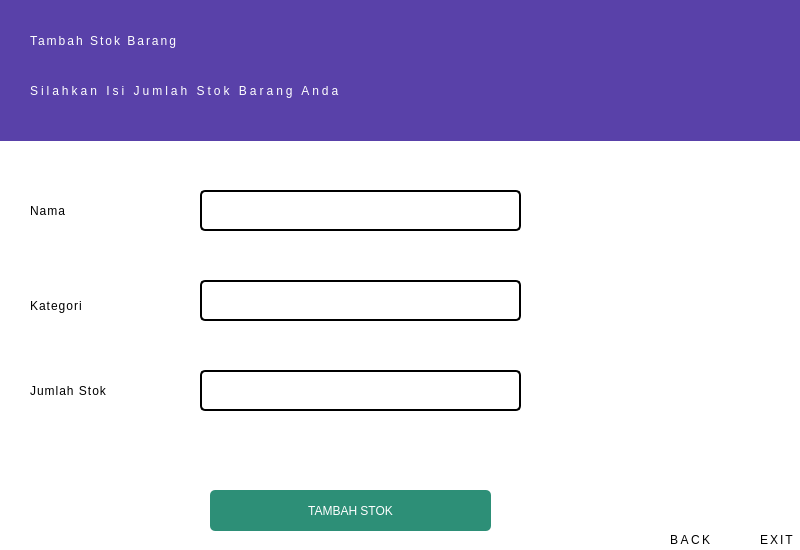
<?xml version="1.0" encoding="UTF-8"?>
<ui version="4.0">
 <class>Dialog</class>
 <widget class="QDialog" name="Dialog">
  <property name="geometry">
   <rect>
    <x>0</x>
    <y>0</y>
    <width>800</width>
    <height>550</height>
   </rect>
  </property>
  <property name="windowTitle">
   <string>Dialog</string>
  </property>
  <widget class="QWidget" name="widget" native="true">
   <property name="geometry">
    <rect>
     <x>-10</x>
     <y>0</y>
     <width>811</width>
     <height>550</height>
    </rect>
   </property>
   <property name="styleSheet">
    <string notr="true">background-color:white;
</string>
   </property>
   <widget class="QLabel" name="label_2">
    <property name="geometry">
     <rect>
      <x>40</x>
      <y>200</y>
      <width>111</width>
      <height>21</height>
     </rect>
    </property>
    <property name="styleSheet">
     <string notr="true">font: 25 12pt &quot;Noto Looped Lao Light&quot;;
letter-spacing:1px;</string>
    </property>
    <property name="text">
     <string>Nama</string>
    </property>
   </widget>
   <widget class="QPushButton" name="btn_tambahStok">
    <property name="geometry">
     <rect>
      <x>220</x>
      <y>490</y>
      <width>281</width>
      <height>41</height>
     </rect>
    </property>
    <property name="styleSheet">
     <string notr="true">border:none;
background-color:#2D8F77;
color:white;
border-radius :5px;</string>
    </property>
    <property name="text">
     <string>TAMBAH STOK</string>
    </property>
   </widget>
   <widget class="QLineEdit" name="le_nama">
    <property name="geometry">
     <rect>
      <x>210</x>
      <y>190</y>
      <width>321</width>
      <height>41</height>
     </rect>
    </property>
    <property name="styleSheet">
     <string notr="true">border :2px solid black;
border-radius:5px;</string>
    </property>
   </widget>
   <widget class="QLabel" name="label_3">
    <property name="geometry">
     <rect>
      <x>40</x>
      <y>290</y>
      <width>111</width>
      <height>31</height>
     </rect>
    </property>
    <property name="styleSheet">
     <string notr="true">font: 25 12pt &quot;Noto Looped Lao Light&quot;;
letter-spacing:1px;</string>
    </property>
    <property name="text">
     <string>Kategori</string>
    </property>
   </widget>
   <widget class="QLabel" name="label_5">
    <property name="geometry">
     <rect>
      <x>40</x>
      <y>380</y>
      <width>141</width>
      <height>21</height>
     </rect>
    </property>
    <property name="styleSheet">
     <string notr="true">font: 25 12pt &quot;Noto Looped Lao Light&quot;;
letter-spacing:1px;</string>
    </property>
    <property name="text">
     <string>Jumlah Stok</string>
    </property>
   </widget>
   <widget class="QLineEdit" name="le_supplier">
    <property name="geometry">
     <rect>
      <x>210</x>
      <y>370</y>
      <width>321</width>
      <height>41</height>
     </rect>
    </property>
    <property name="styleSheet">
     <string notr="true">border :2px solid black;
border-radius:5px;</string>
    </property>
   </widget>
   <widget class="QLabel" name="lTitle_5">
    <property name="geometry">
     <rect>
      <x>770</x>
      <y>530</y>
      <width>41</width>
      <height>20</height>
     </rect>
    </property>
    <property name="styleSheet">
     <string notr="true">font: 57 10pt &quot;Noto Looped Lao Medium&quot;;

letter-spacing :2px;</string>
    </property>
    <property name="text">
     <string>EXIT</string>
    </property>
   </widget>
   <widget class="QLabel" name="lTitle_3">
    <property name="geometry">
     <rect>
      <x>680</x>
      <y>530</y>
      <width>61</width>
      <height>20</height>
     </rect>
    </property>
    <property name="styleSheet">
     <string notr="true">font: 57 10pt &quot;Noto Looped Lao Medium&quot;;

letter-spacing :2.5px;</string>
    </property>
    <property name="text">
     <string>BACK</string>
    </property>
   </widget>
   <widget class="QLabel" name="lbl_Exit">
    <property name="geometry">
     <rect>
      <x>770</x>
      <y>490</y>
      <width>31</width>
      <height>31</height>
     </rect>
    </property>
    <property name="text">
     <string/>
    </property>
    <property name="pixmap">
     <pixmap>../../../../../../Resource Grapich/Resources-Icon/illustration-business-concept/logout.png</pixmap>
    </property>
    <property name="scaledContents">
     <bool>true</bool>
    </property>
   </widget>
   <widget class="QLabel" name="lbl_Back">
    <property name="geometry">
     <rect>
      <x>690</x>
      <y>490</y>
      <width>31</width>
      <height>31</height>
     </rect>
    </property>
    <property name="text">
     <string/>
    </property>
    <property name="pixmap">
     <pixmap>../icon/previous.png</pixmap>
    </property>
    <property name="scaledContents">
     <bool>true</bool>
    </property>
   </widget>
   <widget class="QWidget" name="widget_2" native="true">
    <property name="geometry">
     <rect>
      <x>0</x>
      <y>0</y>
      <width>811</width>
      <height>141</height>
     </rect>
    </property>
    <property name="styleSheet">
     <string notr="true">background-color:#5941A9;</string>
    </property>
    <widget class="QLabel" name="lSubTitle_4">
     <property name="geometry">
      <rect>
       <x>40</x>
       <y>70</y>
       <width>341</width>
       <height>41</height>
      </rect>
     </property>
     <property name="styleSheet">
      <string notr="true">color:white;
font: 57 10pt &quot;Noto Looped Lao Medium&quot;;
letter-spacing:3px;</string>
     </property>
     <property name="text">
      <string>Silahkan Isi Jumlah Stok Barang Anda</string>
     </property>
    </widget>
    <widget class="QLabel" name="lTitle_9">
     <property name="geometry">
      <rect>
       <x>40</x>
       <y>20</y>
       <width>321</width>
       <height>41</height>
      </rect>
     </property>
     <property name="styleSheet">
      <string notr="true">color:white;
font: 57 22pt &quot;Noto Looped Lao Medium&quot;;
letter-spacing:2px;</string>
     </property>
     <property name="text">
      <string>Tambah Stok Barang</string>
     </property>
    </widget>
    <widget class="QWidget" name="widget_4" native="true">
     <property name="geometry">
      <rect>
       <x>530</x>
       <y>100</y>
       <width>811</width>
       <height>141</height>
      </rect>
     </property>
     <property name="styleSheet">
      <string notr="true">background-color:#5941A9;</string>
     </property>
     <widget class="QLabel" name="lSubTitle_6">
      <property name="geometry">
       <rect>
        <x>40</x>
        <y>90</y>
        <width>341</width>
        <height>41</height>
       </rect>
      </property>
      <property name="styleSheet">
       <string notr="true">color:white;
font: 57 10pt &quot;Noto Looped Lao Medium&quot;;
letter-spacing:3px;</string>
      </property>
      <property name="text">
       <string>Silhkan pilih 2 menu dibawah ini</string>
      </property>
     </widget>
     <widget class="QLabel" name="lTitle_10">
      <property name="geometry">
       <rect>
        <x>40</x>
        <y>40</y>
        <width>321</width>
        <height>41</height>
       </rect>
      </property>
      <property name="styleSheet">
       <string notr="true">color:white;
font: 57 22pt &quot;Noto Looped Lao Medium&quot;;
letter-spacing:2px;</string>
      </property>
      <property name="text">
       <string>Pengaturan</string>
      </property>
     </widget>
    </widget>
   </widget>
   <widget class="QLineEdit" name="le_kategori">
    <property name="geometry">
     <rect>
      <x>210</x>
      <y>280</y>
      <width>321</width>
      <height>41</height>
     </rect>
    </property>
    <property name="styleSheet">
     <string notr="true">border :2px solid black;
border-radius:5px;</string>
    </property>
   </widget>
  </widget>
 </widget>
 <resources/>
 <connections/>
</ui>
